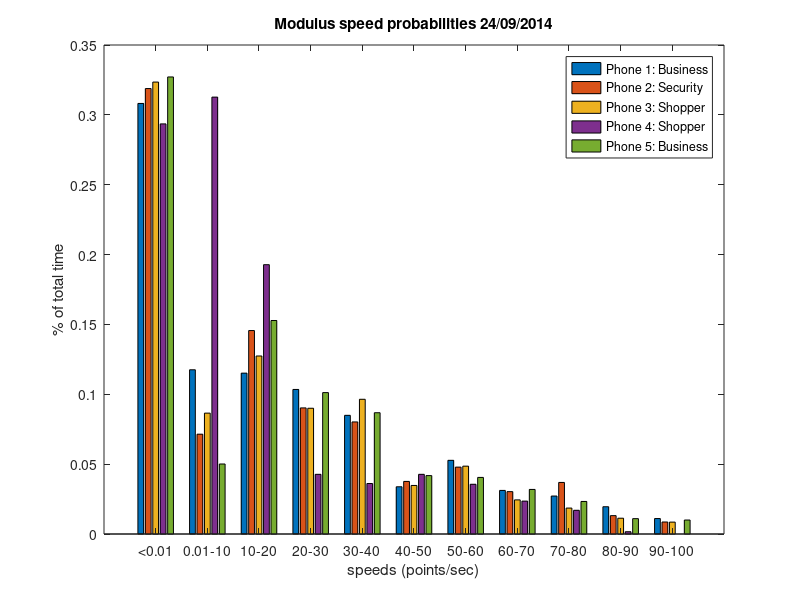
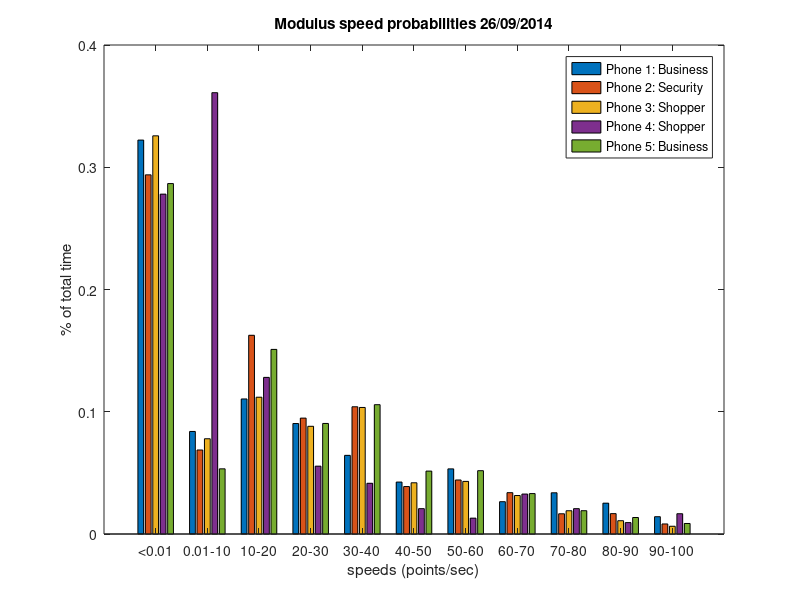
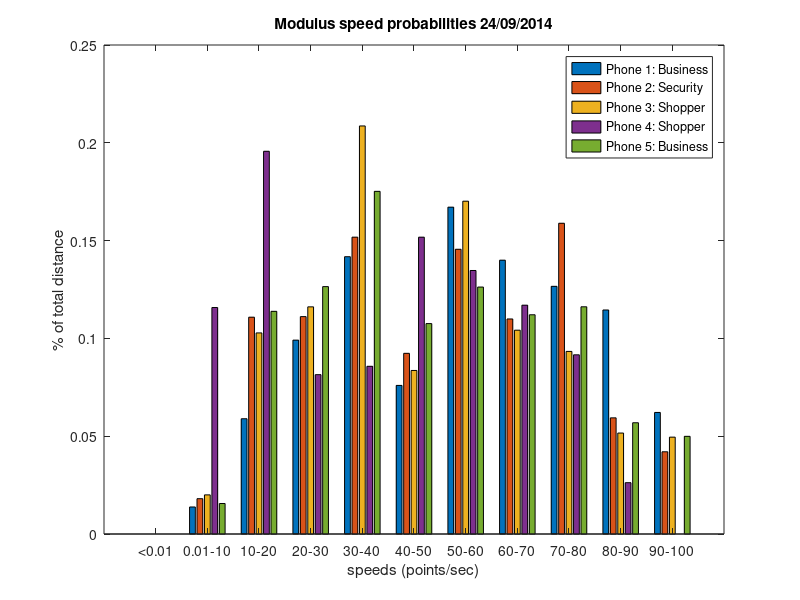
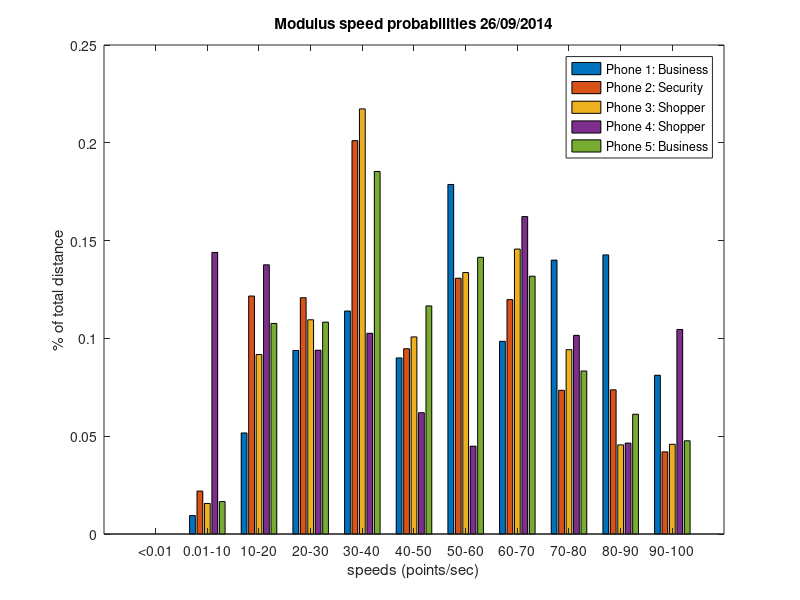

These charts were generated, in order, by the following MATLAB code:
%% Speed Probabilities


labels = {'<0.01' '0.01-10' '10-20' '20-30' '30-40' '40-50' '50-60' '60-70' '70-80' '80-90' '90-100'};

% Time
% Phone 1 to Phone 5
% 24/09/2014
pro = [0.30817232 0.11755233 0.11513688 0.10346216 0.08494364 0.033816423 0.05273752 0.031199679 0.027173912 0.01952496 0.011070853;
      0.31883794 0.07144162 0.14562397 0.09026128 0.08021195 0.03763932 0.04787137 0.030330714 0.03690846 0.01315549 0.008587612;
      0.32347196 0.08651967 0.12740721 0.09000837 0.096427575 0.034747418 0.048562657 0.024420876 0.018559866, 0.011303377 0.00851242;
      0.2935378 0.31270537 0.19277108 0.04271632 0.036144577 0.04271632 0.035596933 0.02354874 0.016977 0.0016429353 0.0;
      0.3271327 0.05010501 0.15281528 0.10121012 0.08680868 0.04180418 0.04050405 0.03190319 0.02330233 0.0110011 0.010001
      ];


    figure
        bar(transpose(pro))
        xlabel('speeds (points/sec)')
        ylabel('% of total time')
        title('Modulus speed probabilities 24/09/2014')
        legend('Phone 1: Business','Phone 2: Security', 'Phone 3: Shopper', 'Phone 4: Shopper','Phone 5: Business')
        set(gca, 'XTick', 1:11, 'XTickLabel', labels);


% 26/09/2014
pro = [0.32222822 0.08389533 0.11046668 0.090369575 0.06433774 0.042487185 0.053277582 0.026436472 0.03371999 0.025222551 0.014162395;
      0.2937954 0.06871501 0.16255806 0.09479576 0.10408479 0.03882339 0.044182446 0.0338216 0.01655353 0.01667262 0.00821722;
      0.32570782 0.0779162 0.11189128 0.08810872 0.10351076 0.041902605 0.04303511 0.03148358 0.019026048 0.010872027 0.0063420157;
      0.2780083 0.36099586 0.12811203 0.055497926 0.041493777 0.020746889 0.012966805 0.03267635 0.020746889 0.0093361 0.016597511;
      0.2866543 0.053315338 0.15100388 0.09043361 0.105787076 0.051459424 0.05179686 0.033069007 0.019065294 0.013497554 0.00860469
      ];

figure
    bar(transpose(pro))
    xlabel('speeds (points/sec)')
    ylabel('% of total time')
    title('Modulus speed probabilities 26/09/2014')
    legend('Phone 1: Business','Phone 2: Security', 'Phone 3: Shopper', 'Phone 4: Shopper','Phone 5: Business')
    set(gca, 'XTick', 1:11, 'XTickLabel', labels);
    
% Distance
% Phone 1 to Phone 5
% 24/09/2014
pro = [0.0 0.013814228 0.058934342 0.09911537 0.1417753 0.07596546 0.16709936 0.13999495 0.12662324 0.11452866 0.062149074;
    0.0 0.018063918 0.11084963 0.11114357 0.15176025 0.09237265 0.14557256 0.10993925 0.15887342 0.059386127 0.04203861;
    0.0 0.02000341 0.10280441 0.116133176 0.20861672 0.08360833 0.17014949 0.104200736 0.09334946 0.05161525 0.049519014;
    0.0 0.11579006 0.19567569 0.08147103 0.08574194 0.15175787 0.13472013 0.11698345 0.09161564 0.026244214 0.0;
    0.0 0.01559 0.11384276 0.1264805 0.17518276 0.107576035 0.12625481 0.112088524 0.116167024 0.056883253 0.04993432;
    ];


    figure
        bar(transpose(pro))
        xlabel('speeds (points/sec)')
        ylabel('% of total distance')
        title('Modulus speed probabilities 24/09/2014')
        legend('Phone 1: Business','Phone 2: Security', 'Phone 3: Shopper', 'Phone 4: Shopper','Phone 5: Business')
        set(gca, 'XTick', 1:11, 'XTickLabel', labels);


% 26/09/2014
pro = [0.0 0.009438771 0.05165368 0.09383857 0.113989644 0.09002804 0.17869084 0.09850616 0.14000961 0.1426862 0.08115852;
    0.0 0.021941219 0.121669464 0.12079568 0.20110384 0.09472192 0.13076612 0.11982973 0.07346036 0.073716976 0.041994628;
    0.0 0.015622035 0.09175588 0.10952151 0.21732786 0.100758284 0.13365898 0.14567535 0.09423886 0.04556998 0.045871295;
    0.0 0.14395986 0.13762994 0.093962744 0.10262024 0.06203037 0.044897705 0.16228995 0.10156708 0.04648187 0.10456025;
    0.0 0.016580205 0.10765312 0.108308636 0.18535446 0.11661534 0.14146736 0.13179077 0.08334133 0.061230198 0.04765855
    ];

figure
    bar(transpose(pro))
    xlabel('speeds (points/sec)')
    ylabel('% of total distance')
    title('Modulus speed probabilities 26/09/2014')
    legend('Phone 1: Business','Phone 2: Security', 'Phone 3: Shopper', 'Phone 4: Shopper','Phone 5: Business')
    set(gca, 'XTick', 1:11, 'XTickLabel', labels);
    
%% Average speed

% 24/09/2014
pro = [
    6.400941419718729
    6.824504707720538
    10.489866759464585
    0.6995094775721528
    15.909361360526368
    ];

figure
    bar(pro)
    xlabel('Phone (1,5 Business, 2 Security, 3,4 Shopper)')
    ylabel('Average Speed (points/sec)')
    title('Average Speed 24/09/2014')
    
    
% 26/09/2014
pro = [
    16.029265130952798
    13.999588978008022
    7.922587305716999
    1.225884003995144
    6.062432707391833
    ];

figure
    bar(pro)
    xlabel('Phone (1,5 Business, 2 Security, 3,4 Shopper)')
    ylabel('Average Speed (points/sec)')
    title('Average Speed 26/09/2014')